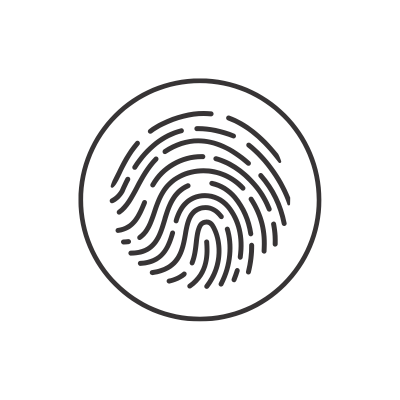
#> input picture CLOCKWORK_SEMESTER/resources/fingerprint.png, 400 x 400 px
$ python -i Fingerprint_Test.py   (imports and definitions only)
#> lines starting #> are read from the running program, lines starting #| are printed output that depends on the picture; after the words box and inside, x2 and y2 are one past the last pixel; in counts of white or black regions, pixels touching at a corner belong together
import sys
import cv2
import numpy as np
from PySide6.QtWidgets import QApplication, QWidget, QPushButton, QLabel, QVBoxLayout, QFileDialog
from PySide6.QtGui import QFont, QPixmap, QImage

class FingerprintScanner:
    def __init__(self):
        self.saved_fingerprint = None

    def preprocess_fingerprint(self, image_path):
#> called with image_path = 'resources/fingerprint.png'
        img = cv2.imread(image_path, cv2.IMREAD_GRAYSCALE)
#> img: shape (400, 400); min 53, max 255, mean 239.1
        blurred = cv2.GaussianBlur(img, (5,5), 0)
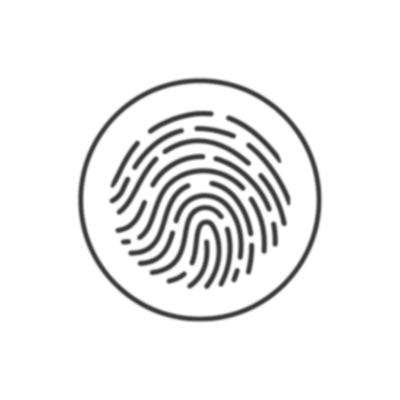
#> blurred: shape (400, 400); min 53, max 255, mean 239.1
        _, thresh = cv2.threshold(blurred, 127, 255, cv2.THRESH_BINARY_INV)
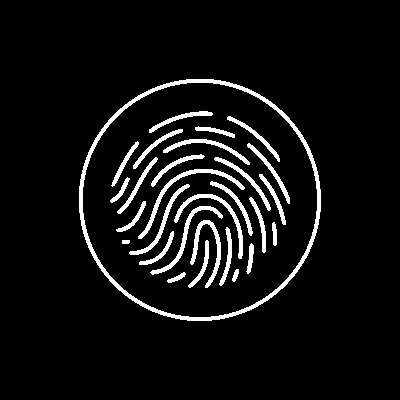
#> thresh: shape (400, 400); 6.6% white; 29 white regions, largest, box (x1, y1, x2, y2) and area: (79, 79, 321, 321) 3019, (138, 169, 245, 239) 621, (174, 194, 243, 259) 524
        edges = cv2.Canny(thresh, 100, 200)
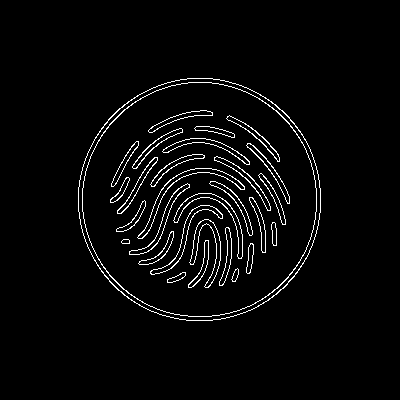
#> edges: shape (400, 400); 3.4% white in thin lines or dots, all inside (x1, y1, x2, y2) = (78, 78, 321, 321)
        return edges

    def register_fingerprint(self, image_path):
        self.saved_fingerprint = self.preprocess_fingerprint(image_path)
        return "Fingerprint Registered Successfully!"

    # [8 lines left out: function verify_fingerprint, not called in this run]

class FingerprintApp(QWidget):
    # [50 lines left out: functions __init__, initUI, load_image, display_image, register_fingerprint, verify_fingerprint, not called in this run]

# [5 lines not run here, left out]

>>> result = FingerprintScanner().preprocess_fingerprint('resources/fingerprint.png')
